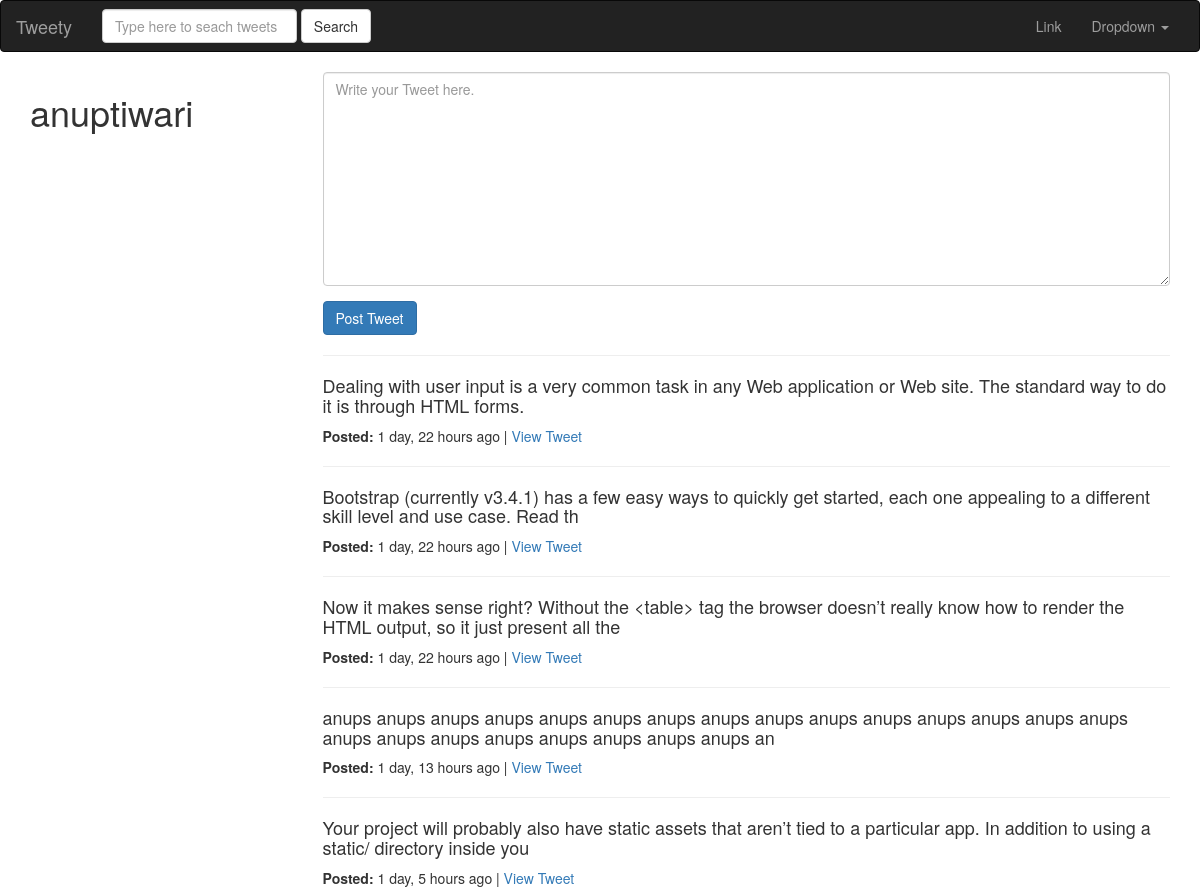
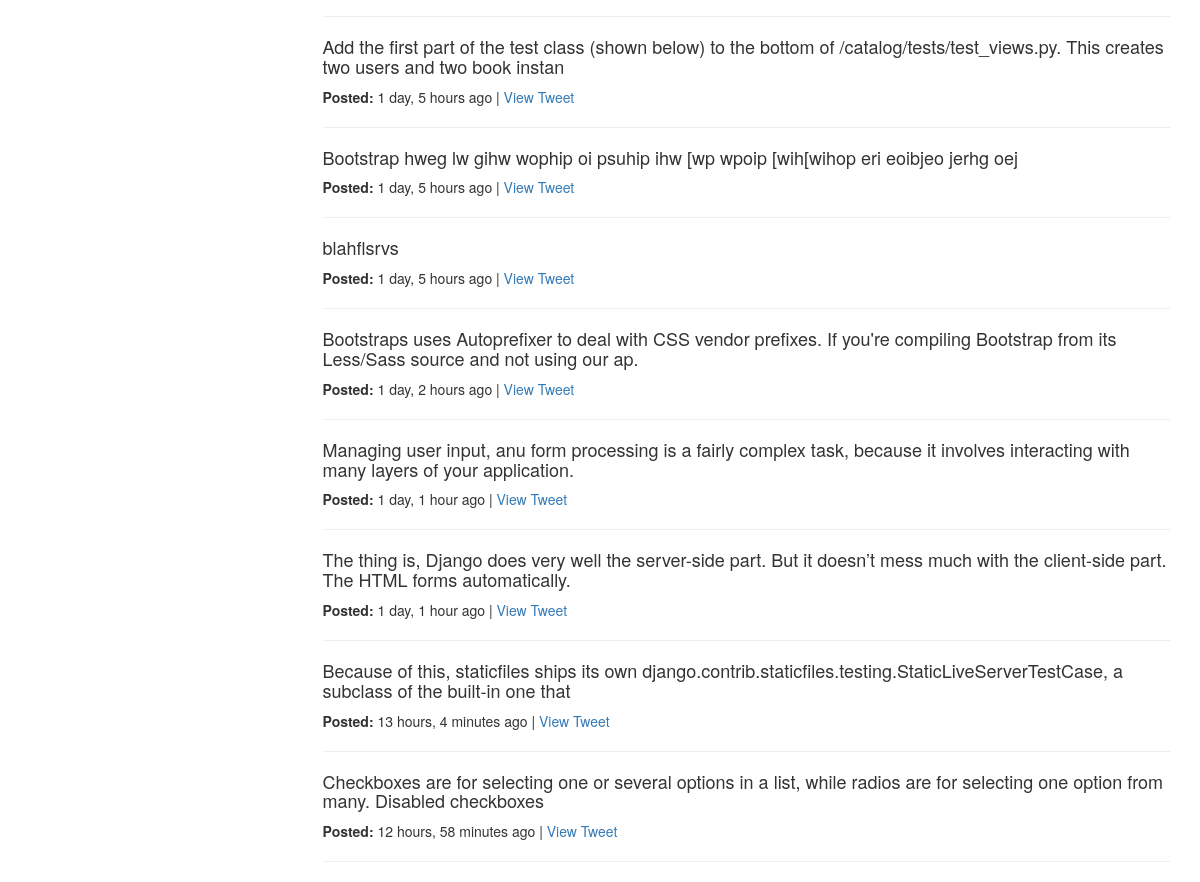
The app's page / (signed in) with its own data (2 pictures, top to bottom).
### tweets/models.py (models this page shows, shortened)
class Tweet(models.Model):
    author    = models.ForeignKey(settings.AUTH_USER_MODEL)
    tweetText = models.CharField(max_length=140, validators=[validateTweetText])
    updated   = models.DateTimeField(auto_now=True)
    timestamp = models.DateTimeField(auto_now_add=True)
    def get_absolute_url(self):
        return reverse("tweet:tweetDetailView", kwargs={"pk":self.pk})

### tweets/views.py (the view)
# urls.py: url(r'^$', TweetListView.as_view(), name='home'),
class TweetListView(ListView):
    template_name = 'tweets/listView.html'
    def get_queryset(self, *args, **kwargs):
        qs = Tweet.objects.all()
        query = self.request.GET.get("q", None)
        if query is not None:
            qs = qs.filter(
                Q(tweetText__icontains=query) |
                Q(author__username__icontains=query)
            )
        return qs
    def get_context_data(self, *args, **kwargs):
        context = super(TweetListView, self).get_context_data(*args, **kwargs)
        context['create_form'] = TweetModelForm()
        context['create_url'] = reverse_lazy('tweet:tweetCreateView')
        return context

### tweets/forms.py (shortened to what this page needs)
class TweetModelForm(forms.ModelForm):
    tweetText = forms.CharField(widget=forms.Textarea(attrs={'placeholder': 'Write your Tweet here.', 'class': 'form-control'}), label='')
    class Meta:
        model = Tweet
        fields = [
        "tweetText"
        ]

### tweets/templates/tweets/listView.html (shortened to what this page needs)
{% extends 'base.html' %}
{% block content %}
    <div class="row">
        {% if not request.GET.q %}
            <div class="col-sm-3 col-xs-12">
                <h1>{{ request.user }}</h1>
            </div>
        {% endif %}
        <div class="col-sm-9 col-xs-12">
            {% if not request.GET.q %}
                <div>
                    {% include 'tweets/tweetForm.html' with form=create_form action_url=create_url btnTitle='Post Tweet'%}
                </div>
            {% endif %}<hr>
            {% for object in object_list  %}
                <h4>{{ object.tweetText }}</h4>
                <strong>Posted: </strong>{{ object.timestamp|timesince }} ago |
                <a href="{{ object.get_absolute_url }}" >View Tweet</a><hr>
        {% empty %}
            {% if request.GET.q %}
                <h1>No Tweets found!</h1>
            {% else %}
                <h1>No Tweets posted yet!</h1>
            {% endif %}
        {% endfor %}
    </div>
</div>
{% endblock content %}

### records on screen
Tweet: tweetText "Dealing with user input is a very common task in any Web application or Web site. The standard way to do it is through HTML forms.", timestamp "1 day, 22 hours"
Tweet: tweetText "Bootstrap (currently v3.4.1) has a few easy ways to quickly get started, each one appealing to a different skill level and use case. Read th", timestamp "1 day, 22 hours"
Tweet: tweetText "Now it makes sense right? Without the <table> tag the browser doesn’t really know how to render the HTML output, so it just present all the", timestamp "1 day, 22 hours"
Tweet: tweetText "anups anups anups anups anups anups anups anups anups anups anups anups anups anups anups anups anups anups anups anups anups anups anups an", timestamp "1 day, 13 hours"
Tweet: tweetText "Your project will probably also have static assets that aren’t tied to a particular app. In addition to using a static/ directory inside you", timestamp "1 day, 5 hours"
Tweet: tweetText "Add the first part of the test class (shown below) to the bottom of /catalog/tests/test_views.py. This creates two users and two book instan", timestamp "1 day, 5 hours"
Tweet: tweetText "Bootstrap hweg lw gihw wophip oi psuhip ihw [wp wpoip [wih[wihop eri eoibjeo jerhg oej", timestamp "1 day, 5 hours"
Tweet: tweetText "blahflsrvs", timestamp "1 day, 5 hours"
Tweet: tweetText "Bootstraps uses Autoprefixer to deal with CSS vendor prefixes. If you're compiling Bootstrap from its Less/Sass source and not using our ap.", timestamp "1 day, 2 hours"
Tweet: tweetText "Managing user input, anu form processing is a fairly complex task, because it involves interacting with many layers of your application.", timestamp "1 day, 1 hour"
Tweet: tweetText "The thing is, Django does very well the server-side part. But it doesn’t mess much with the client-side part. The HTML forms automatically.", timestamp "1 day, 1 hour"
Tweet: tweetText "Because of this, staticfiles ships its own django.contrib.staticfiles.testing.StaticLiveServerTestCase, a subclass of the built-in one that", timestamp "13 hours, 4 minutes"
Tweet: tweetText "Checkboxes are for selecting one or several options in a list, while radios are for selecting one option from many. Disabled checkboxes", timestamp "12 hours, 58 minutes"

### other values on screen
{{ request.user }} "anuptiwari"
{{ btnTitle }} "Post Tweet"
